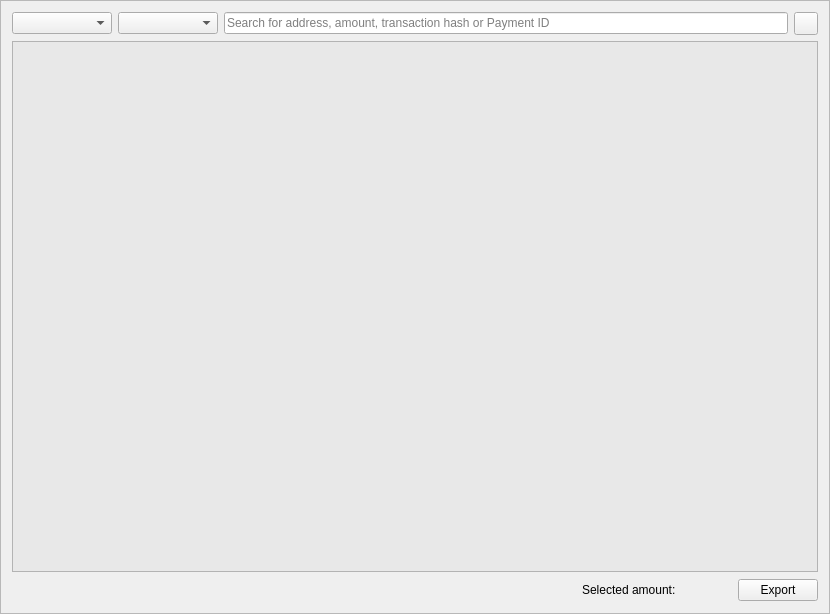
<?xml version="1.0" encoding="UTF-8"?>
<ui version="4.0">
 <class>TransactionsFrame</class>
 <widget class="QFrame" name="TransactionsFrame">
  <property name="geometry">
   <rect>
    <x>0</x>
    <y>0</y>
    <width>830</width>
    <height>614</height>
   </rect>
  </property>
  <property name="windowTitle">
   <string>Frame</string>
  </property>
  <property name="frameShape">
   <enum>QFrame::StyledPanel</enum>
  </property>
  <property name="frameShadow">
   <enum>QFrame::Raised</enum>
  </property>
  <layout class="QGridLayout" name="gridLayout">
   <item row="0" column="0">
    <layout class="QHBoxLayout" name="horizontalLayout_2">
     <item>
      <widget class="QComboBox" name="m_dateSelect">
       <property name="minimumSize">
        <size>
         <width>100</width>
         <height>0</height>
        </size>
       </property>
      </widget>
     </item>
     <item>
      <layout class="QHBoxLayout" name="m_dateRangeArea"/>
     </item>
     <item>
      <widget class="QComboBox" name="m_typeSelect">
       <property name="minimumSize">
        <size>
         <width>100</width>
         <height>0</height>
        </size>
       </property>
      </widget>
     </item>
     <item>
      <widget class="QLineEdit" name="m_searchFor">
       <property name="placeholderText">
        <string>Search for address, amount, transaction hash or Payment ID</string>
       </property>
      </widget>
     </item>
     <item>
      <widget class="QToolButton" name="m_clearAllButton">
       <property name="toolTip">
        <string>Reset filter</string>
       </property>
       <property name="text">
        <string/>
       </property>
       <property name="icon">
        <iconset resource="../../resources.qrc">
         <normaloff>:/icons/remove</normaloff>:/icons/remove</iconset>
       </property>
      </widget>
     </item>
    </layout>
   </item>
   <item row="2" column="0">
    <layout class="QHBoxLayout" name="horizontalLayout">
     <item>
      <spacer name="horizontalSpacer">
       <property name="orientation">
        <enum>Qt::Horizontal</enum>
       </property>
       <property name="sizeHint" stdset="0">
        <size>
         <width>60</width>
         <height>20</height>
        </size>
       </property>
      </spacer>
     </item>
     <item>
      <widget class="QLabel" name="m_selectedAmountLabel">
       <property name="sizePolicy">
        <sizepolicy hsizetype="Preferred" vsizetype="Fixed">
         <horstretch>0</horstretch>
         <verstretch>0</verstretch>
        </sizepolicy>
       </property>
       <property name="minimumSize">
        <size>
         <width>0</width>
         <height>24</height>
        </size>
       </property>
       <property name="maximumSize">
        <size>
         <width>16777215</width>
         <height>24</height>
        </size>
       </property>
       <property name="baseSize">
        <size>
         <width>0</width>
         <height>24</height>
        </size>
       </property>
       <property name="text">
        <string>Selected amount: </string>
       </property>
      </widget>
     </item>
     <item>
      <widget class="QLabel" name="m_selectedAmount">
       <property name="sizePolicy">
        <sizepolicy hsizetype="Preferred" vsizetype="Fixed">
         <horstretch>0</horstretch>
         <verstretch>0</verstretch>
        </sizepolicy>
       </property>
       <property name="minimumSize">
        <size>
         <width>0</width>
         <height>24</height>
        </size>
       </property>
       <property name="maximumSize">
        <size>
         <width>16777215</width>
         <height>24</height>
        </size>
       </property>
       <property name="baseSize">
        <size>
         <width>0</width>
         <height>24</height>
        </size>
       </property>
       <property name="text">
        <string/>
       </property>
       <property name="textInteractionFlags">
        <set>Qt::LinksAccessibleByMouse|Qt::TextSelectableByKeyboard|Qt::TextSelectableByMouse</set>
       </property>
      </widget>
     </item>
     <item>
      <spacer name="horizontalSpacer_2">
       <property name="orientation">
        <enum>Qt::Horizontal</enum>
       </property>
       <property name="sizeType">
        <enum>QSizePolicy::Fixed</enum>
       </property>
       <property name="sizeHint" stdset="0">
        <size>
         <width>40</width>
         <height>20</height>
        </size>
       </property>
      </spacer>
     </item>
     <item>
      <widget class="QPushButton" name="m_csvButton">
       <property name="text">
        <string>Export</string>
       </property>
       <property name="icon">
        <iconset resource="../../resources.qrc">
         <normaloff>:/icons/export</normaloff>:/icons/export</iconset>
       </property>
      </widget>
     </item>
    </layout>
   </item>
   <item row="1" column="0">
    <widget class="QTreeView" name="m_transactionsView">
     <property name="palette">
      <palette>
       <active>
        <colorrole role="WindowText">
         <brush brushstyle="SolidPattern">
          <color alpha="255">
           <red>239</red>
           <green>240</green>
           <blue>241</blue>
          </color>
         </brush>
        </colorrole>
        <colorrole role="Button">
         <brush brushstyle="SolidPattern">
          <color alpha="255">
           <red>232</red>
           <green>232</green>
           <blue>232</blue>
          </color>
         </brush>
        </colorrole>
        <colorrole role="Dark">
         <brush brushstyle="SolidPattern">
          <color alpha="255">
           <red>187</red>
           <green>207</green>
           <blue>227</blue>
          </color>
         </brush>
        </colorrole>
        <colorrole role="Text">
         <brush brushstyle="SolidPattern">
          <color alpha="255">
           <red>239</red>
           <green>240</green>
           <blue>241</blue>
          </color>
         </brush>
        </colorrole>
        <colorrole role="ButtonText">
         <brush brushstyle="SolidPattern">
          <color alpha="255">
           <red>239</red>
           <green>240</green>
           <blue>241</blue>
          </color>
         </brush>
        </colorrole>
        <colorrole role="Base">
         <brush brushstyle="SolidPattern">
          <color alpha="255">
           <red>232</red>
           <green>232</green>
           <blue>232</blue>
          </color>
         </brush>
        </colorrole>
        <colorrole role="Window">
         <brush brushstyle="SolidPattern">
          <color alpha="255">
           <red>232</red>
           <green>232</green>
           <blue>232</blue>
          </color>
         </brush>
        </colorrole>
        <colorrole role="AlternateBase">
         <brush brushstyle="SolidPattern">
          <color alpha="255">
           <red>207</red>
           <green>207</green>
           <blue>207</blue>
          </color>
         </brush>
        </colorrole>
       </active>
       <inactive>
        <colorrole role="WindowText">
         <brush brushstyle="SolidPattern">
          <color alpha="255">
           <red>239</red>
           <green>240</green>
           <blue>241</blue>
          </color>
         </brush>
        </colorrole>
        <colorrole role="Button">
         <brush brushstyle="SolidPattern">
          <color alpha="255">
           <red>232</red>
           <green>232</green>
           <blue>232</blue>
          </color>
         </brush>
        </colorrole>
        <colorrole role="Dark">
         <brush brushstyle="SolidPattern">
          <color alpha="255">
           <red>187</red>
           <green>207</green>
           <blue>227</blue>
          </color>
         </brush>
        </colorrole>
        <colorrole role="Text">
         <brush brushstyle="SolidPattern">
          <color alpha="255">
           <red>239</red>
           <green>240</green>
           <blue>241</blue>
          </color>
         </brush>
        </colorrole>
        <colorrole role="ButtonText">
         <brush brushstyle="SolidPattern">
          <color alpha="255">
           <red>239</red>
           <green>240</green>
           <blue>241</blue>
          </color>
         </brush>
        </colorrole>
        <colorrole role="Base">
         <brush brushstyle="SolidPattern">
          <color alpha="255">
           <red>232</red>
           <green>232</green>
           <blue>232</blue>
          </color>
         </brush>
        </colorrole>
        <colorrole role="Window">
         <brush brushstyle="SolidPattern">
          <color alpha="255">
           <red>232</red>
           <green>232</green>
           <blue>232</blue>
          </color>
         </brush>
        </colorrole>
        <colorrole role="AlternateBase">
         <brush brushstyle="SolidPattern">
          <color alpha="255">
           <red>207</red>
           <green>207</green>
           <blue>207</blue>
          </color>
         </brush>
        </colorrole>
       </inactive>
       <disabled>
        <colorrole role="WindowText">
         <brush brushstyle="SolidPattern">
          <color alpha="255">
           <red>187</red>
           <green>207</green>
           <blue>227</blue>
          </color>
         </brush>
        </colorrole>
        <colorrole role="Button">
         <brush brushstyle="SolidPattern">
          <color alpha="255">
           <red>232</red>
           <green>232</green>
           <blue>232</blue>
          </color>
         </brush>
        </colorrole>
        <colorrole role="Dark">
         <brush brushstyle="SolidPattern">
          <color alpha="255">
           <red>187</red>
           <green>207</green>
           <blue>227</blue>
          </color>
         </brush>
        </colorrole>
        <colorrole role="Text">
         <brush brushstyle="SolidPattern">
          <color alpha="255">
           <red>187</red>
           <green>207</green>
           <blue>227</blue>
          </color>
         </brush>
        </colorrole>
        <colorrole role="ButtonText">
         <brush brushstyle="SolidPattern">
          <color alpha="255">
           <red>187</red>
           <green>207</green>
           <blue>227</blue>
          </color>
         </brush>
        </colorrole>
        <colorrole role="Base">
         <brush brushstyle="SolidPattern">
          <color alpha="255">
           <red>232</red>
           <green>232</green>
           <blue>232</blue>
          </color>
         </brush>
        </colorrole>
        <colorrole role="Window">
         <brush brushstyle="SolidPattern">
          <color alpha="255">
           <red>232</red>
           <green>232</green>
           <blue>232</blue>
          </color>
         </brush>
        </colorrole>
        <colorrole role="AlternateBase">
         <brush brushstyle="SolidPattern">
          <color alpha="255">
           <red>207</red>
           <green>207</green>
           <blue>207</blue>
          </color>
         </brush>
        </colorrole>
       </disabled>
      </palette>
     </property>
     <property name="autoFillBackground">
      <bool>true</bool>
     </property>
     <property name="styleSheet">
      <string notr="true">background-color: rgb(232, 232, 232);</string>
     </property>
     <property name="sizeAdjustPolicy">
      <enum>QAbstractScrollArea::AdjustIgnored</enum>
     </property>
     <property name="editTriggers">
      <set>QAbstractItemView::AnyKeyPressed|QAbstractItemView::CurrentChanged|QAbstractItemView::EditKeyPressed|QAbstractItemView::SelectedClicked</set>
     </property>
     <property name="alternatingRowColors">
      <bool>true</bool>
     </property>
     <property name="selectionMode">
      <enum>QAbstractItemView::ExtendedSelection</enum>
     </property>
     <property name="rootIsDecorated">
      <bool>false</bool>
     </property>
     <property name="uniformRowHeights">
      <bool>true</bool>
     </property>
     <property name="itemsExpandable">
      <bool>false</bool>
     </property>
     <property name="sortingEnabled">
      <bool>false</bool>
     </property>
     <attribute name="headerCascadingSectionResizes">
      <bool>true</bool>
     </attribute>
     <attribute name="headerShowSortIndicator" stdset="0">
      <bool>false</bool>
     </attribute>
    </widget>
   </item>
  </layout>
 </widget>
 <resources>
  <include location="../../resources.qrc"/>
 </resources>
 <connections>
  <connection>
   <sender>m_csvButton</sender>
   <signal>clicked()</signal>
   <receiver>TransactionsFrame</receiver>
   <slot>exportToCsv()</slot>
   <hints>
    <hint type="sourcelabel">
     <x>761</x>
     <y>587</y>
    </hint>
    <hint type="destinationlabel">
     <x>414</x>
     <y>306</y>
    </hint>
   </hints>
  </connection>
  <connection>
   <sender>m_transactionsView</sender>
   <signal>doubleClicked(QModelIndex)</signal>
   <receiver>TransactionsFrame</receiver>
   <slot>showTransactionDetails(QModelIndex)</slot>
   <hints>
    <hint type="sourcelabel">
     <x>414</x>
     <y>287</y>
    </hint>
    <hint type="destinationlabel">
     <x>414</x>
     <y>306</y>
    </hint>
   </hints>
  </connection>
  <connection>
   <sender>m_clearAllButton</sender>
   <signal>clicked()</signal>
   <receiver>TransactionsFrame</receiver>
   <slot>resetFilterClicked()</slot>
   <hints>
    <hint type="sourcelabel">
     <x>807</x>
     <y>21</y>
    </hint>
    <hint type="destinationlabel">
     <x>414</x>
     <y>306</y>
    </hint>
   </hints>
  </connection>
 </connections>
 <slots>
  <slot>exportToCsv()</slot>
  <slot>showTransactionDetails(QModelIndex)</slot>
 </slots>
</ui>
